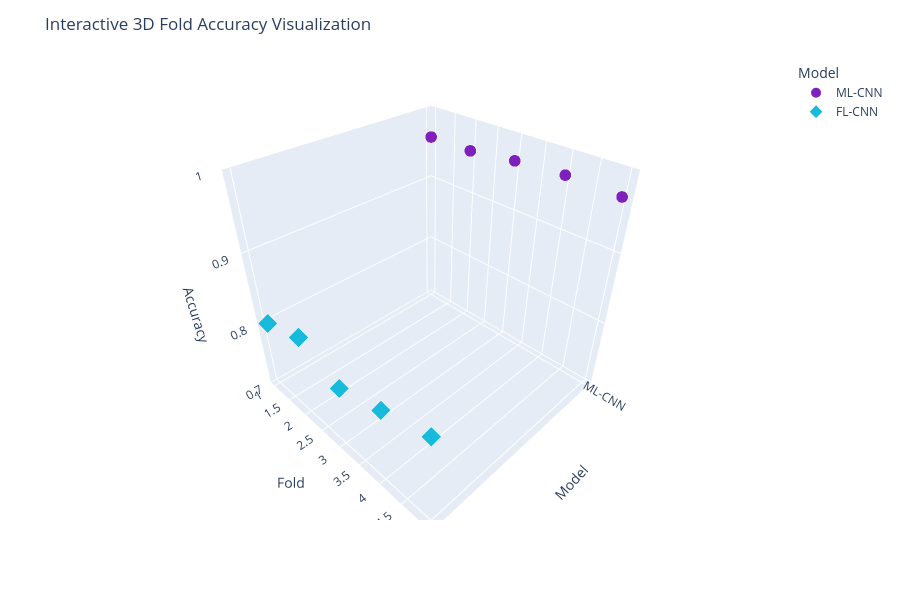

Notebook code cell kept with this figure:
### Code cell
import plotly.express as px

df_3d = pd.DataFrame({
    'Model': ['ML-CNN']*len(fold_scores_ml) + ['FL-CNN']*len(fold_scores_fl),
    'Fold': list(range(1, len(fold_scores_ml)+1))*2,
    'Accuracy': fold_scores_ml + fold_scores_fl,
    'Type': ['Validation']*10
})

fig = px.scatter_3d(df_3d, x='Model', y='Fold', z='Accuracy',
                    color='Model', symbol='Model',
                    color_discrete_sequence=['#7209b7', '#00b4d8'],
                    size='Accuracy', opacity=0.9)
fig.update_layout(
    title='Interactive 3D Fold Accuracy Visualization',
    scene=dict(zaxis=dict(range=[0.7, 1.0])),
    width=900, height=600
)
fig.show()

### Figure 1 — Plotly figure (JSON) as saved in the notebook; plotly's stock layout.template omitted (floating-point values rounded to 4 significant figures)
{"data": [{"hovertemplate": "Model=%{x}<br>Fold=%{y}<br>Accuracy=%{marker.size}<extra></extra>", "legendgroup": "ML-CNN", "marker": {"color": "#7209b7", "opacity": 0.9, "size": [0.9615, 0.9615, 0.9685, 0.972, 0.9694], "sizemode": "area", "sizeref": 0.00243, "symbol": "circle"}, "mode": "markers", "name": "ML-CNN", "scene": "scene", "showlegend": true, "type": "scatter3d", "x": ["ML-CNN", "ML-CNN", "ML-CNN", "ML-CNN", "ML-CNN"], "y": [1, 2, 3, 4, 5], "z": [0.9615, 0.9615, 0.9685, 0.972, 0.9694]}, {"hovertemplate": "Model=%{x}<br>Fold=%{y}<br>Accuracy=%{marker.size}<extra></extra>", "legendgroup": "FL-CNN", "marker": {"color": "#00b4d8", "opacity": 0.9, "size": [0.8, 0.82, 0.79, 0.81, 0.83], "sizemode": "area", "sizeref": 0.00243, "symbol": "diamond"}, "mode": "markers", "name": "FL-CNN", "scene": "scene", "showlegend": true, "type": "scatter3d", "x": ["FL-CNN", "FL-CNN", "FL-CNN", "FL-CNN", "FL-CNN"], "y": [1, 2, 3, 4, 5], "z": [0.8, 0.82, 0.79, 0.81, 0.83]}], "layout": {"height": 600, "legend": {"itemsizing": "constant", "title": {"text": "Model"}, "tracegroupgap": 0}, "margin": {"t": 60}, "scene": {"domain": {"x": [0, 1], "y": [0, 1]}, "xaxis": {"categoryarray": ["ML-CNN", "FL-CNN"], "categoryorder": "array", "title": {"text": "Model"}}, "yaxis": {"title": {"text": "Fold"}}, "zaxis": {"range": [0.7, 1], "title": {"text": "Accuracy"}}}, "title": {"text": "Interactive 3D Fold Accuracy Visualization"}, "width": 900}}
